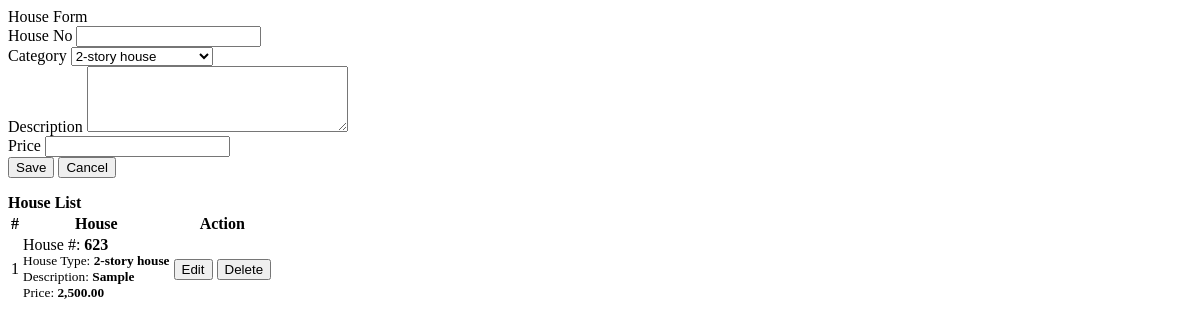
Before: /houses.php with the older database file.
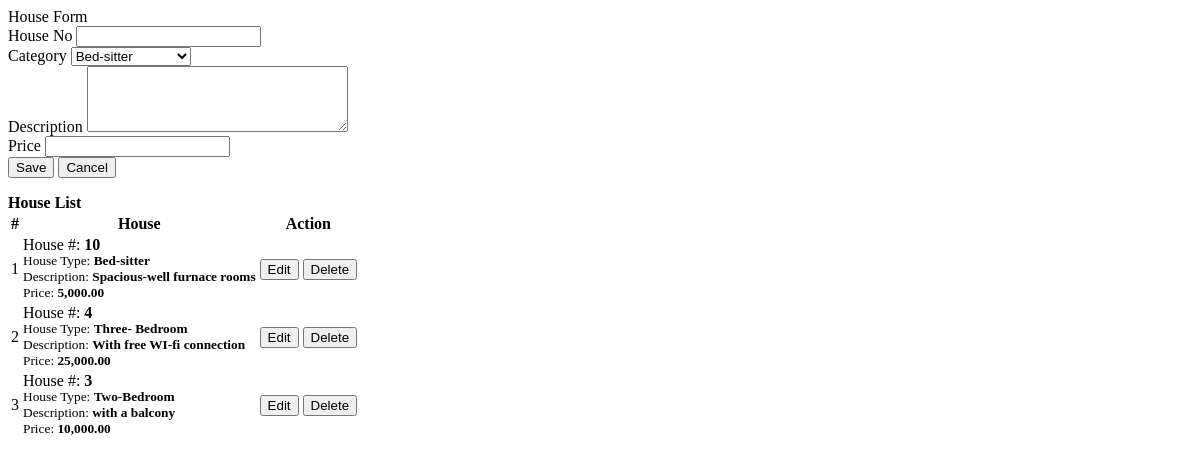
After: the same page with the newer database file.
### tables this page shows
CREATE TABLE `houses` (
  `id` int(30) NOT NULL,
  `house_no` varchar(50) NOT NULL,
  `category_id` int(30) NOT NULL,
  `description` text NOT NULL,
  `price` double NOT NULL
);

CREATE TABLE `categories` (
  `id` int(30) NOT NULL,
  `name` varchar(200) NOT NULL
);

### houses.php (the view, shortened to what this page needs)
<?php include('db_connect.php');?>
<div class="container-fluid">
	<div class="col-lg-12">
		<div class="row">
			<div class="col-md-4">
			<form action="" id="manage-house">
				<div class="card">
					<div class="card-header">
						    House Form
				  	</div>
					<div class="card-body">
							<div class="form-group">
								<label class="control-label">House No</label>
								<input type="text" class="form-control" name="house_no" required="">
							</div>
							<div class="form-group">
								<label class="control-label">Category</label>
								<select name="category_id" id="" class="custom-select" required>
									<?php
									$categories = $conn->query("SELECT * FROM categories order by name asc");
									if($categories->num_rows > 0):
									while($row= $categories->fetch_assoc()) :
									?>
									<option value="<?php echo $row['id'] ?>"><?php echo $row['name'] ?></option>
								<?php endwhile; ?>
								<?php else: ?>
									<option selected="" value="" disabled="">Please check the category list.</option>
								<?php endif; ?>
								</select>
							</div>
							<div class="form-group">
								<label for="" class="control-label">Description</label>
								<textarea name="description" id="" cols="30" rows="4" class="form-control" required></textarea>
							</div>
							<div class="form-group">
								<label class="control-label">Price</label>
								<input type="number" class="form-control text-right" name="price" step="any" required="">
							</div>
					</div>
					<div class="card-footer">
						<div class="row">
							<div class="col-md-12">
								<button class="btn btn-sm btn-primary col-sm-3 offset-md-3"> Save</button>
								<button class="btn btn-sm btn-default col-sm-3" type="reset" > Cancel</button>
							</div>
						</div>
					</div>
				</div>
			</form>
			</div>
			<div class="col-md-8">
				<div class="card">
					<div class="card-header">
						<b>House List</b>
					</div>
					<div class="card-body">
						<table class="table table-bordered table-hover">
							<thead>
								<tr>
									<th class="text-center">#</th>
									<th class="text-center">House</th>
									<th class="text-center">Action</th>
								</tr>
							</thead>
							<tbody>
								<?php
								$i = 1;
								$house = $conn->query("SELECT h.*,c.name as cname FROM houses h inner join categories c on c.id = h.category_id order by id asc");
								while($row=$house->fetch_assoc()):
								?>
								<tr>
									<td class="text-center"><?php echo $i++ ?></td>
									<td class="">
										<p>House #: <b><?php echo $row['house_no'] ?></b></p>
										<p><small>House Type: <b><?php echo $row['cname'] ?></b></small></p>
										<p><small>Description: <b><?php echo $row['description'] ?></b></small></p>
										<p><small>Price: <b><?php echo number_format($row['price'],2) ?></b></small></p>
									</td>
									<td class="text-center">
										<button class="btn btn-sm btn-primary edit_house" type="button" data-id="<?php echo $row['id'] ?>"  data-house_no="<?php echo $row['house_no'] ?>" data-description="<?php echo $row['description'] ?>" data-category_id="<?php echo $row['category_id'] ?>" data-price="<?php echo $row['price'] ?>" >Edit</button>
										<button class="btn btn-sm btn-danger delete_house" type="button" data-id="<?php echo $row['id'] ?>">Delete</button>
									</td>
								</tr>
								<?php endwhile; ?>
							</tbody>
						</table>
					</div>
				</div>
			</div>
		</div>
	</div>
</div>

### houses.php (style rules this page uses)
td { vertical-align: middle !important; }
td p { margin: unset; padding: unset; line-height: 1em; }

Changed rows visible on the page:
removed houses: house_no "623", category.name "2-story house", description "Sample", price "2,500.00"
added houses: house_no "10", category.name "Bed-sitter", description "Spacious-well furnace rooms", price "5,000.00"
added houses: house_no "4", category.name "Three- Bedroom", description "With free WI-fi connection", price "25,000.00"
added houses: house_no "3", category.name "Two-Bedroom", description "with a balcony", price "10,000.00"
Other visible differences:
form field category_id: "2-story house" → "Bed-sitter"
